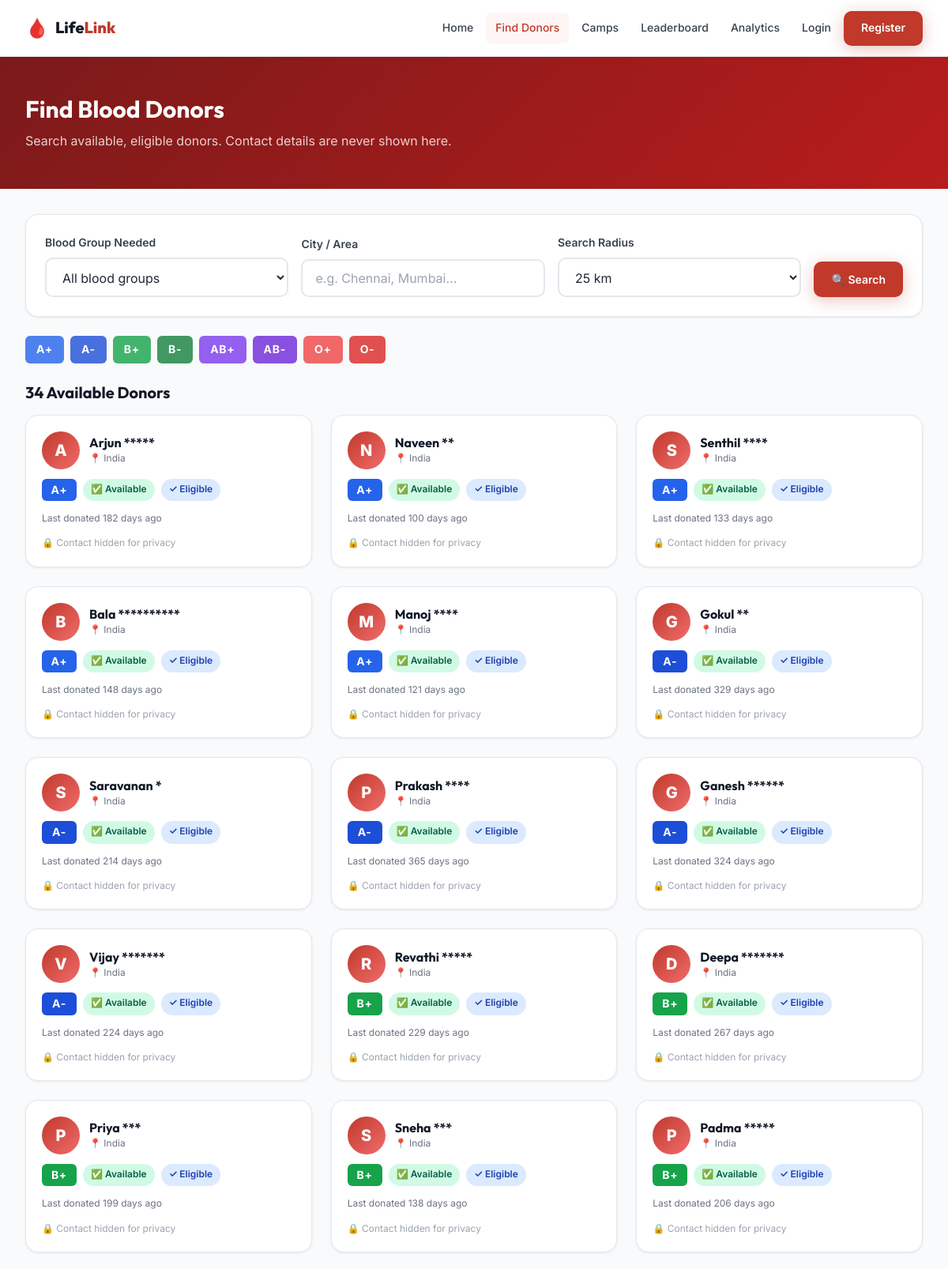
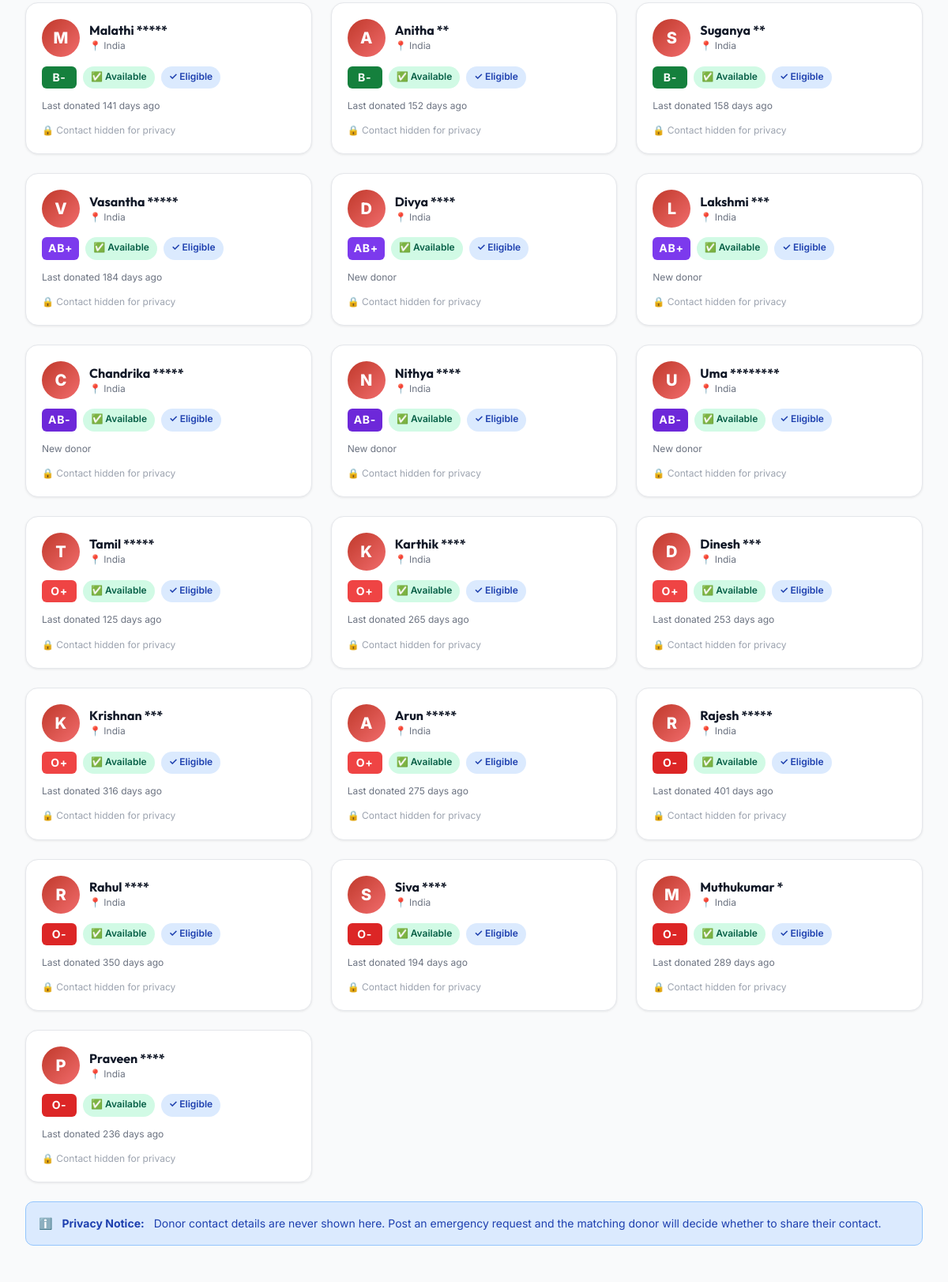
Page /pages/public/search.php (upper part) on the committed database (2 pictures, top to bottom).
### tables this page shows
CREATE TABLE IF NOT EXISTS donors (
    user_id               INT UNSIGNED NOT NULL PRIMARY KEY,
    blood_group           ENUM('A+','A-','B+','B-','AB+','AB-','O+','O-') NOT NULL,
    gender                ENUM('male','female','other') NOT NULL,
    dob                   DATE NOT NULL,
    area_id               INT UNSIGNED NULL DEFAULT NULL,
    last_donation_date    DATE NULL,
    is_available          TINYINT(1) NOT NULL DEFAULT 1,
    verified              TINYINT(1) NOT NULL DEFAULT 0,
    reminder_sent_for     DATE NULL,
    weight                DECIMAL(5,2) NULL,
     
    lat                   DECIMAL(9,6) NULL DEFAULT NULL,
    lng                   DECIMAL(9,6) NULL DEFAULT NULL,
    location_consent      TINYINT(1) NOT NULL DEFAULT 0,
    location_reminder_sent TINYINT(1) NOT NULL DEFAULT 0,
     
    daily_alerts_sent     TINYINT UNSIGNED NOT NULL DEFAULT 0,
    daily_alert_date      DATE NULL DEFAULT NULL,
    total_alerts          INT UNSIGNED NOT NULL DEFAULT 0,
    total_accepted        INT UNSIGNED NOT NULL DEFAULT 0,
    ignored_streak        TINYINT UNSIGNED NOT NULL DEFAULT 0,
    FOREIGN KEY (user_id) REFERENCES users(id) ON DELETE CASCADE,
    FOREIGN KEY (area_id) REFERENCES areas(id) ON DELETE SET NULL,
    INDEX idx_blood_group  (blood_group),
    INDEX idx_area         (area_id),
    INDEX idx_available    (is_available),
    INDEX idx_donor_lat_lng(lat, lng),
    INDEX idx_donor_avail  (is_available, verified)
);

CREATE TABLE IF NOT EXISTS users (
    id                   INT UNSIGNED AUTO_INCREMENT PRIMARY KEY,
    name                 VARCHAR(100)  NOT NULL,
    email                VARCHAR(150)  NOT NULL,
    phone                VARCHAR(20)   NOT NULL,
    password_hash        VARCHAR(255)  NOT NULL,
    role                 ENUM('donor','requester','organizer','organization','admin') NOT NULL DEFAULT 'donor',
    status               ENUM('unverified','pending','active','blocked') NOT NULL DEFAULT 'unverified',
    login_attempts       TINYINT UNSIGNED NOT NULL DEFAULT 0,
    locked_until         DATETIME NULL,
    email_token          VARCHAR(64)   NULL DEFAULT NULL,
    email_token_expires  DATETIME      NULL DEFAULT NULL,
     
    lat                  DECIMAL(9,6)  NULL DEFAULT NULL,
    lng                  DECIMAL(9,6)  NULL DEFAULT NULL,
    city                 VARCHAR(100)  NULL DEFAULT NULL,
    state                VARCHAR(100)  NULL DEFAULT NULL,
    country              VARCHAR(100)  NULL DEFAULT NULL,
    location_source      ENUM('gps','manual','geocoded') NULL DEFAULT NULL,
    location_updated_at  DATETIME      NULL DEFAULT NULL,
    location_consent     TINYINT(1)    NOT NULL DEFAULT 0,
    location_incomplete  TINYINT(1)    NOT NULL DEFAULT 0,
    notify_email         TINYINT(1)    NOT NULL DEFAULT 1,
    created_at           DATETIME      NOT NULL DEFAULT CURRENT_TIMESTAMP,
    UNIQUE KEY uq_email         (email),
    INDEX idx_role              (role),
    INDEX idx_status            (status),
    INDEX idx_lat_lng           (lat, lng),
    INDEX idx_country_state_city(country, state, city),
    INDEX idx_email_token       (email_token)
);

### includes/helpers.php (called while the page is built, shortened)
<?php
function e(mixed $value): string {
    return htmlspecialchars((string)($value ?? ''), ENT_QUOTES | ENT_SUBSTITUTE, 'UTF-8');
}
function bloodGroupBadgeClass(string $group): string {
    $map = [
        'O-'  => 'badge-o-neg',
        'O+'  => 'badge-o-pos',
        'A+'  => 'badge-a-pos',
        'A-'  => 'badge-a-neg',
        'B+'  => 'badge-b-pos',
        'B-'  => 'badge-b-neg',
        'AB+' => 'badge-ab-pos',
        'AB-' => 'badge-ab-neg',
    ];
    return $map[$group] ?? 'badge-default';
}
function sanitizeInput(string $value): string {
    return trim(strip_tags($value));
}

### pages/public/search.php (the view, shortened to what this page needs)
<?php
require_once __DIR__ . '/../../includes/helpers.php';
$db = getDB();
$filterGroup  = in_array($_GET['blood_group'] ?? '', BLOOD_GROUPS) ? $_GET['blood_group'] : '';
$filterCity   = sanitizeInput($_GET['city'] ?? '');
$radiusInput = filter_input(INPUT_GET, 'radius', FILTER_VALIDATE_INT);
$filterRadius = in_array($radiusInput, [5, 10, 25, 50], true) ? $radiusInput : 25;
$searchLat = null; $searchLng = null;
$params = [];
$having = '';
if ($searchLat !== null) {
    $dLat = $filterRadius / 111.0;
    $dLng = $filterRadius / (111.0 * max(cos(deg2rad($searchLat)), 0.0001));
    $latMin = $searchLat - $dLat; $latMax = $searchLat + $dLat;
    $lngMin = $searchLng - $dLng; $lngMax = $searchLng + $dLng;
    $distExpr = "ROUND(6371 * ACOS(LEAST(1, COS(RADIANS(?)) * COS(RADIANS(d.lat)) * COS(RADIANS(d.lng) - RADIANS(?)) + SIN(RADIANS(?)) * SIN(RADIANS(d.lat)))), 1)";
    $params[] = $searchLat; $params[] = $searchLng; $params[] = $searchLat;
    $having   = "HAVING dist_km <= $filterRadius";
    $sql = "SELECT d.blood_group, d.gender, d.dob, d.last_donation_date, d.is_available, d.verified,
                   d.user_id, u.city AS donor_city, u.state AS donor_state,
                   u.name, u.status AS user_status,
                   DATEDIFF(CURDATE(), d.last_donation_date) AS days_since_donation,
                   $distExpr AS dist_km
            FROM donors d
            JOIN users u ON u.id = d.user_id
            WHERE u.status = 'active' AND d.is_available = 1 AND d.verified = 1
              AND d.lat IS NOT NULL AND d.lat BETWEEN ? AND ? AND d.lng BETWEEN ? AND ?";
    $params[] = $latMin; $params[] = $latMax; $params[] = $lngMin; $params[] = $lngMax;
} else {
    $sql = "SELECT d.blood_group, d.gender, d.dob, d.last_donation_date, d.is_available, d.verified,
                   d.user_id, u.city AS donor_city, u.state AS donor_state,
                   u.name, u.status AS user_status,
                   DATEDIFF(CURDATE(), d.last_donation_date) AS days_since_donation,
                   NULL AS dist_km
            FROM donors d
            JOIN users u ON u.id = d.user_id
            LEFT JOIN areas a ON a.id = d.area_id
            WHERE u.status = 'active' AND d.is_available = 1 AND d.verified = 1";
}
$sql .= " $having ORDER BY dist_km ASC, d.blood_group ASC LIMIT 60";
$stmt = $db->prepare($sql);
$stmt->execute($params);
$donors = $stmt->fetchAll();
$eligible = [];
foreach ($donors as $d) {
    if (isDonorEligible($d, ['status' => $d['user_status']])) {
        $eligible[] = $d;
    }
}
require __DIR__ . '/../../includes/header.php';
?>
<div class="page-header">
    <div class="container">
        <h1>Find Blood Donors</h1>
        <p>Search available, eligible donors. Contact details are never shown here.</p>
    </div>
</div>
<section class="section-sm">
    <div class="container">
        <div class="card mb-6">
            <div class="card-body">
                <form method="GET" style="display:grid;grid-template-columns:1fr 1fr 1fr auto;gap:var(--space-4);align-items:end" id="searchForm">
                    <div class="form-group">
                        <label for="blood_group">Blood Group Needed</label>
                        <select id="blood_group" name="blood_group">
                            <option value="">All blood groups</option>
                        </select>
                    </div>
                    <div class="form-group">
                        <label for="city">City / Area</label>
                        <input type="text" id="city" name="city" value="<?= e($filterCity) ?>" placeholder="e.g. Chennai, Mumbai…">
                    </div>
                    <div class="form-group">
                        <label for="radius">Search Radius</label>
                        <select id="radius" name="radius">
                            <?php foreach ([5, 10, 25, 50] as $r): ?>
                            <option value="<?= $r ?>" <?= $filterRadius === $r ? 'selected' : '' ?>><?= $r ?> km</option>
                            <?php endforeach; ?>
                        </select>
                    </div>
                    <button type="submit" class="btn btn-primary">🔍 Search</button>
                </form>
            </div>
        </div>
        <div style="display:flex;flex-wrap:wrap;gap:var(--space-2);margin-bottom:var(--space-6)">
            <?php foreach (BLOOD_GROUPS as $g): ?>
            <a href="?blood_group=<?= urlencode($g) ?><?= $filterCity ? '&city=' . urlencode($filterCity) : '' ?>"
               class="blood-badge <?= bloodGroupBadgeClass($g) ?> <?= $filterGroup === $g ? '' : 'opacity-80' ?>"
               style="padding:6px 14px;font-size:var(--text-sm)"><?= $g ?></a>
            <?php endforeach; ?>
        </div>
        <div style="display:flex;align-items:center;justify-content:space-between;margin-bottom:var(--space-4)">
            <h2 style="font-size:var(--text-xl)">
                <?= count($eligible) ?> Available Donor<?= count($eligible) !== 1 ? 's' : '' ?>
            </h2>
        </div>
        <?php if (empty($eligible)): ?>
            <div class="empty-state card">
                <div class="empty-icon">👤</div>
                <h3>No Available Donors Found</h3>
                <p>Try a different blood group, city, or wider radius, or post an emergency request.</p>
                <?php if (isLoggedIn() && currentRole() === 'requester'): ?>
                    <a href="<?= APP_URL ?>/pages/requester/post_request.php" class="btn btn-primary">Post Emergency Request</a>
                <?php else: ?>
                    <a href="<?= APP_URL ?>/pages/register.php?role=requester" class="btn btn-primary">Request Blood</a>
                <?php endif; ?>
            </div>
        <?php else: ?>
            <div class="grid-3">
            <?php foreach ($eligible as $d): ?>
                <div class="donor-card card-hover">
                    <div class="donor-card-header">
                        <div class="donor-avatar"><?= strtoupper(substr($d['name'], 0, 1)) ?></div>
                        <div class="donor-info">
                            <h3><?= e(explode(' ', $d['name'])[0]) ?> <?= str_repeat('*', max(1, strlen(explode(' ', $d['name'])[1] ?? 'X') - 1)) ?></h3>
                            <div class="donor-meta">
                                📍 <?= e($d['donor_city'] ?? 'India') ?><?= $d['donor_state'] ? ', ' . e($d['donor_state']) : '' ?>
                            </div>
                        </div>
                    </div>
                    <div style="display:flex;gap:var(--space-2);flex-wrap:wrap">
                        <span class="blood-badge <?= bloodGroupBadgeClass($d['blood_group']) ?>"><?= e($d['blood_group']) ?></span>
                        <span class="status-badge status-fulfilled">✅ Available</span>
                        <span class="status-badge status-found">✓ Eligible</span>
                    </div>
                    <div class="donor-meta" style="font-size:var(--text-xs)">
                        <?php if ($d['days_since_donation']): ?>
                            Last donated <?= (int)$d['days_since_donation'] ?> days ago
                        <?php else: ?>
                            New donor
                        <?php endif; ?>
                    </div>
                    <div style="font-size:var(--text-xs);color:var(--gray-400)">
                        🔒 Contact hidden for privacy
                    </div>
                </div>
            <?php endforeach; ?>
            </div>
        <?php endif; ?>
        <div class="alert alert-info mt-6">
            ℹ️ <strong>Privacy Notice:</strong> Donor contact details are never shown here. Post an emergency request and the matching donor will decide whether to share their contact.
        </div>
    </div>
</section>
<?php require __DIR__ . '/../../includes/footer.php'; ?>

### rows in the picture
donors: user_id.name "A", user_id.name "Arjun", user_id.name "*****", user_id.city "India", blood_group "A+", days_since_donation "182"
donors: user_id.name "N", user_id.name "Naveen", user_id.name "**", user_id.city "India", blood_group "A+", days_since_donation "100"
donors: user_id.name "S", user_id.name "Senthil", user_id.name "****", user_id.city "India", blood_group "A+", days_since_donation "133"
donors: user_id.name "B", user_id.name "Bala", user_id.name "**********", user_id.city "India", blood_group "A+", days_since_donation "148"
donors: user_id.name "M", user_id.name "Manoj", user_id.name "****", user_id.city "India", blood_group "A+", days_since_donation "121"
donors: user_id.name "G", user_id.name "Gokul", user_id.name "**", user_id.city "India", blood_group "A-", days_since_donation "329"
donors: user_id.name "S", user_id.name "Saravanan", user_id.name "*", user_id.city "India", blood_group "A-", days_since_donation "214"
donors: user_id.name "P", user_id.name "Prakash", user_id.name "****", user_id.city "India", blood_group "A-", days_since_donation "365"
donors: user_id.name "G", user_id.name "Ganesh", user_id.name "******", user_id.city "India", blood_group "A-", days_since_donation "324"
donors: user_id.name "V", user_id.name "Vijay", user_id.name "*******", user_id.city "India", blood_group "A-", days_since_donation "224"
donors: user_id.name "R", user_id.name "Revathi", user_id.name "*****", user_id.city "India", blood_group "B+", days_since_donation "229"
donors: user_id.name "D", user_id.name "Deepa", user_id.name "*******", user_id.city "India", blood_group "B+", days_since_donation "267"
donors: user_id.name "P", user_id.name "Priya", user_id.name "***", user_id.city "India", blood_group "B+", days_since_donation "199"
donors: user_id.name "S", user_id.name "Sneha", user_id.name "***", user_id.city "India", blood_group "B+", days_since_donation "138"
donors: user_id.name "P", user_id.name "Padma", user_id.name "*****", user_id.city "India", blood_group "B+", days_since_donation "206"
donors: user_id.name "M", user_id.name "Malathi", user_id.name "*****", user_id.city "India", blood_group "B-", days_since_donation "141"
donors: user_id.name "A", user_id.name "Anitha", user_id.name "**", user_id.city "India", blood_group "B-", days_since_donation "152"
donors: user_id.name "S", user_id.name "Suganya", user_id.name "**", user_id.city "India", blood_group "B-", days_since_donation "158"
donors: user_id.name "V", user_id.name "Vasantha", user_id.name "*****", user_id.city "India", blood_group "AB+", days_since_donation "184"
donors: user_id.name "D", user_id.name "Divya", user_id.name "****", user_id.city "India", blood_group "AB+", shows "New donor"
donors: user_id.name "L", user_id.name "Lakshmi", user_id.name "***", user_id.city "India", blood_group "AB+", shows "New donor"
donors: user_id.name "C", user_id.name "Chandrika", user_id.name "*****", user_id.city "India", blood_group "AB-", shows "New donor"
donors: user_id.name "N", user_id.name "Nithya", user_id.name "****", user_id.city "India", blood_group "AB-", shows "New donor"
donors: user_id.name "U", user_id.name "Uma", user_id.name "********", user_id.city "India", blood_group "AB-", shows "New donor"
donors: user_id.name "T", user_id.name "Tamil", user_id.name "*****", user_id.city "India", blood_group "O+", days_since_donation "125"
donors: user_id.name "K", user_id.name "Karthik", user_id.name "****", user_id.city "India", blood_group "O+", days_since_donation "265"
donors: user_id.name "D", user_id.name "Dinesh", user_id.name "***", user_id.city "India", blood_group "O+", days_since_donation "253"
donors: user_id.name "K", user_id.name "Krishnan", user_id.name "***", user_id.city "India", blood_group "O+", days_since_donation "316"
donors: user_id.name "A", user_id.name "Arun", user_id.name "*****", user_id.city "India", blood_group "O+", days_since_donation "275"
donors: user_id.name "R", user_id.name "Rajesh", user_id.name "*****", user_id.city "India", blood_group "O-", days_since_donation "401"
donors: user_id.name "R", user_id.name "Rahul", user_id.name "****", user_id.city "India", blood_group "O-", days_since_donation "350"
donors: user_id.name "S", user_id.name "Siva", user_id.name "****", user_id.city "India", blood_group "O-", days_since_donation "194"
donors: user_id.name "M", user_id.name "Muthukumar", user_id.name "*", user_id.city "India", blood_group "O-", days_since_donation "289"
donors: user_id.name "P", user_id.name "Praveen", user_id.name "****", user_id.city "India", blood_group "O-", days_since_donation "236"

### other values in the picture
$g "A+"
$g "A-"
$g "B+"
$g "B-"
$g "AB+"
$g "AB-"
$g "O+"
$g "O-"
count($eligible) "34"
form field radius "25 km"
